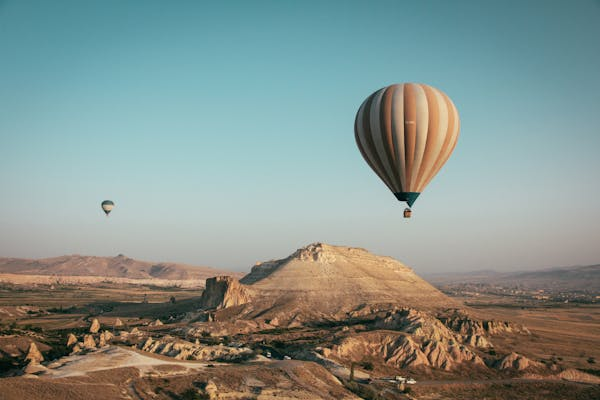
#> input picture Labs/Lab2/images/image1.jpeg, 600 x 400 px, found by its file name
$ jupyter execute --allow-errors 'Lab2_all task.ipynb'   (older library calls are emulated)
#> lines starting #> are read from the running program, lines starting #| are printed output that depends on the picture
[cell 1]
import cv2
import numpy as np
import matplotlib.pyplot as plt

from google.colab.patches import cv2_imshow

## Step 1

[cell 2]
img1 = cv2.imread('./image1.jpeg', cv2.IMREAD_GRAYSCALE)
#> img1: shape (400, 600); min 0, max 231, mean 141.5

kernel1 = np.array([[1,-1,1],
                    [-1,1,-1],
                    [1,-1,1]])

img1_kernel = cv2.filter2D(img1, -1, kernel1)

plt.figure(figsize=(10, 5))
plt.subplot(1, 2, 1)
plt.title("Original Image")
plt.imshow(img1, cmap='gray')

plt.subplot(1, 2, 2)
plt.title("2D Convolution")
plt.imshow(img1_kernel, cmap='gray')
plt.show()

Observation:

The image has gone smoother or blur after the 2D conv filter.

[cell 3]
img2 = cv2.imread('./image2.jpeg', cv2.IMREAD_GRAYSCALE)
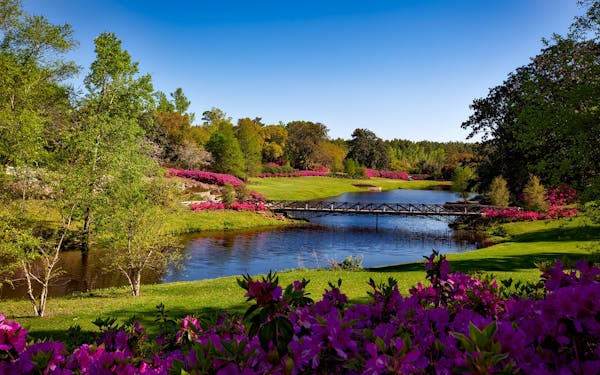
#> input picture Labs/Lab2/images/image2.jpeg, 600 x 375 px, found by its file name
#> img2: shape (375, 600); min 0, max 255, mean 93.5

kernel2 = np.array([[0, -1, 0],
                    [-1, 5, -1],
                    [0, -1, 0]])

img2_kernel = cv2.filter2D(img2, -1, kernel2)

plt.figure(figsize=(10, 5))
plt.subplot(1, 2, 1)
plt.title("Original Image")
plt.imshow(img2, cmap='gray')

plt.subplot(1, 2, 2)
plt.title("Sharpen 2D Convolution")
plt.imshow(img2_kernel, cmap='gray')
plt.show()

Onservation:

- The center value (5) increases the intensity of the current pixel.
- The surrounding -1 values reduce the intensity of neighboring pixels, enhancing contrast at edges.

### Step 2

[cell 4]
img3 = cv2.imread('./image3.jpeg', cv2.IMREAD_GRAYSCALE)
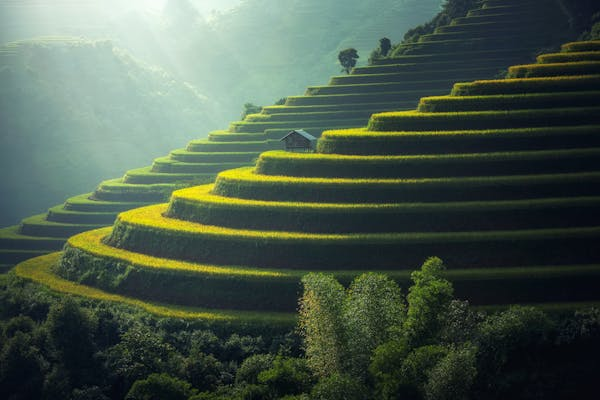
#> input picture Labs/Lab2/images/image3.jpeg, 600 x 400 px, found by its file name
#> img3: shape (400, 600); min 0, max 251, mean 82.2

kernel3 = np.array([[0, -1, 0],
                    [-1, 5, -1],
                    [0, -1, 0]])

img3_kernel = cv2.filter2D(img3, -1, kernel3)

zero_pad = cv2.copyMakeBorder(img3, 100, 100, 100, 100, cv2.BORDER_CONSTANT, value=[0, 0, 0])
reflect_pad = cv2.copyMakeBorder(img3, 100, 100, 100, 100, cv2.BORDER_REFLECT)
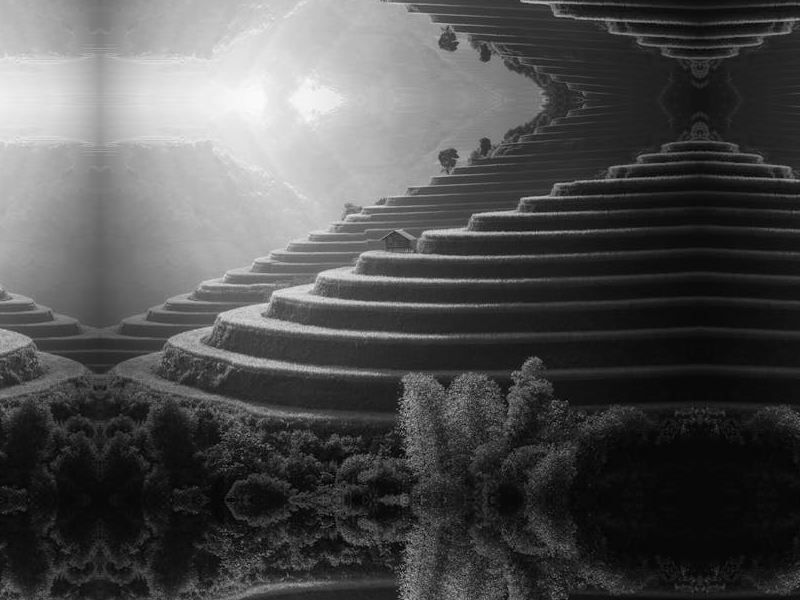
#> reflect_pad: shape (600, 800); min 0, max 251, mean 79.2
same_pad = cv2.copyMakeBorder(img3, 1, 1, 1, 1, cv2.BORDER_REFLECT)

plt.figure(figsize=(20, 12))
plt.subplot(1, 4, 1)
plt.title("Original Image")
plt.imshow(img3, cmap='gray')

plt.subplot(1, 4, 2)
plt.title("Zero pad")
plt.imshow(zero_pad, cmap='gray')

plt.subplot(1, 4, 3)
plt.title("Reflect pad")
plt.imshow(reflect_pad, cmap='gray')

plt.subplot(1, 4, 4)
plt.title("Same pad")
plt.imshow(same_pad, cmap='gray')
plt.show()

### Step 3

[cell 5]
img4 = cv2.imread('./image4.jpeg', cv2.IMREAD_COLOR)
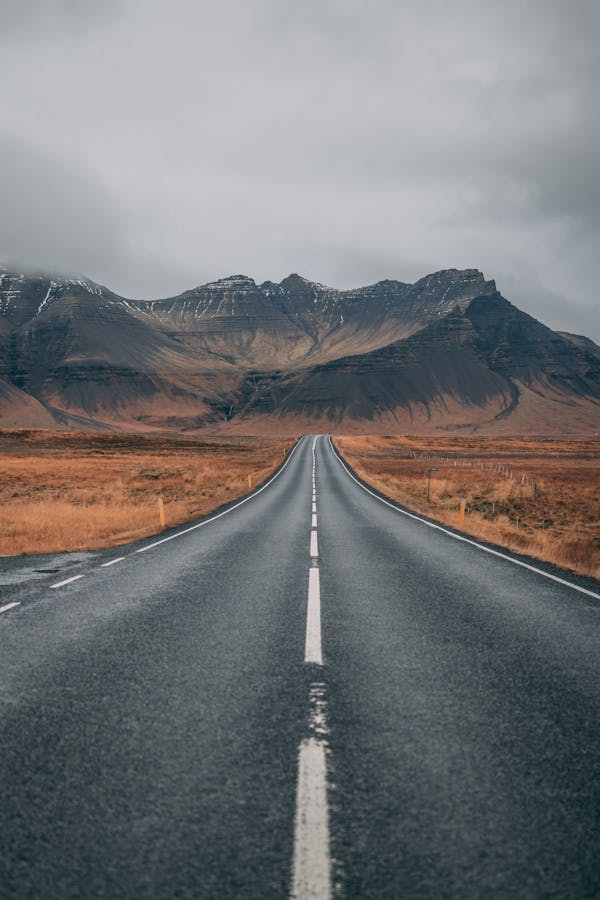
#> input picture Labs/Lab2/images/image4.jpeg, 600 x 900 px, found by its file name
#> img4 is the input picture: shape (900, 600, 3); mean B, G, R 118.4, 117, 116.2

blur_img = cv2.blur(img4, (5, 5))

plt.figure(figsize=(10, 5))
plt.subplot(1, 2, 1)
plt.title("Original Image")
img4 = cv2.cvtColor(img4, cv2.COLOR_BGR2RGB)
plt.imshow(img4)

plt.subplot(1, 2, 2)
plt.title("Gaussian Blur")
blur_img = cv2.cvtColor(blur_img, cv2.COLOR_BGR2RGB)
plt.imshow(blur_img)
plt.show()

Observation:

Image hase been blur and makes the image difficult to understand

[cell 6]
gaussian_img1 = cv2.GaussianBlur(blur_img, (5, 5), 0)
gaussian_img2 = cv2.GaussianBlur(blur_img, (5, 5), 10)
gaussian_img3 = cv2.GaussianBlur(blur_img, (5, 5), 50)
gaussian_img4 = cv2.GaussianBlur(blur_img, (5, 5), 100)

plt.figure(figsize=(20, 12))
plt.subplot(1, 4, 1)
plt.title("Sigma 0")
plt.imshow(gaussian_img1)

plt.subplot(1, 4, 2)
plt.title("Sigma 10")
plt.imshow(gaussian_img2)

plt.subplot(1, 4, 3)
plt.title("Sigma 50")
plt.imshow(gaussian_img3)

plt.subplot(1, 4, 4)
plt.title("Sigma 100")
plt.imshow(gaussian_img4)
plt.show()

Observation:

As the value is increasing the smoothness is increasing.

### Step 4

[cell 7]
img5 = cv2.imread('./image5.jpeg', cv2.IMREAD_GRAYSCALE)
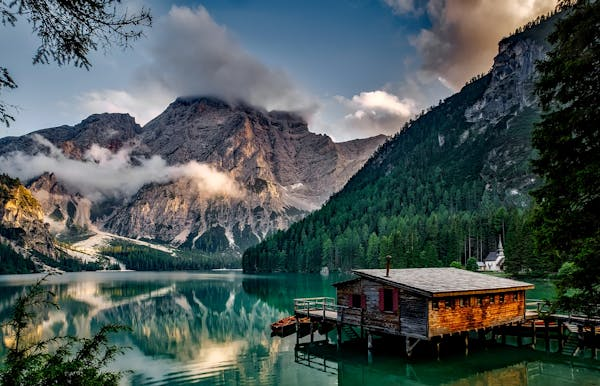
#> input picture Labs/Lab2/images/image5.jpeg, 600 x 386 px, found by its file name
#> img5: shape (386, 600); min 0, max 255, mean 83.4

laplacian_img = cv2.Laplacian(img5, cv2.CV_64F)
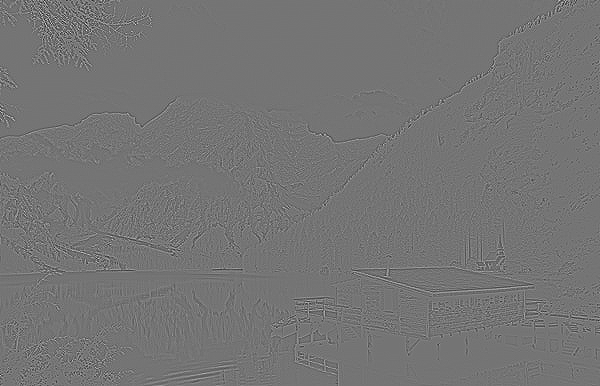
#> laplacian_img: shape (386, 600) float64; min -489, max 578, mean 0; drawn with min black and max white

plt.figure(figsize=(10, 5))
plt.subplot(1, 2, 1)
plt.title("Original Image")
plt.imshow(img5, cmap='gray')

plt.subplot(1, 2, 2)
plt.title("Laplacian")
plt.imshow(laplacian_img, cmap='gray')
plt.show()

[cell 8]
img6 = cv2.imread('./image6.jpeg', cv2.IMREAD_GRAYSCALE)
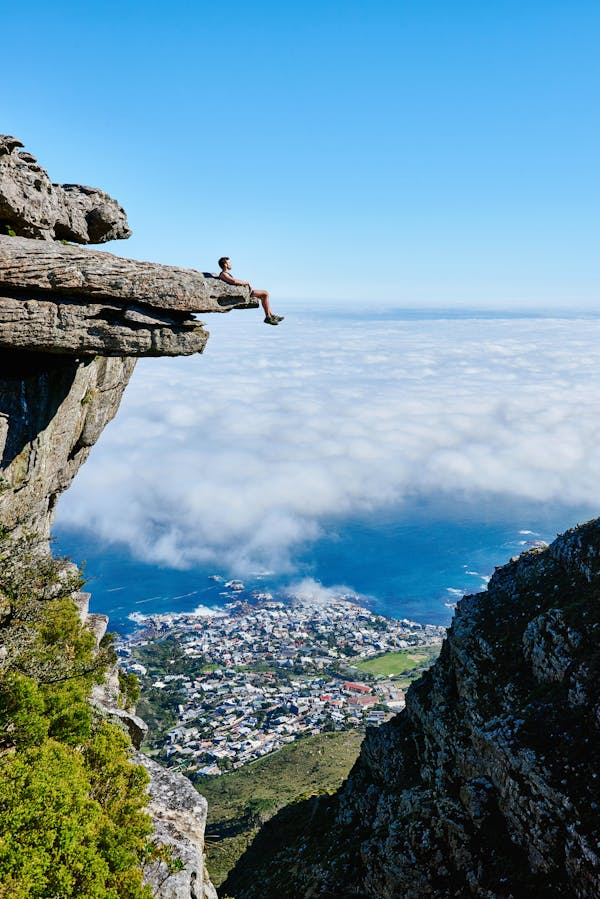
#> input picture Labs/Lab2/images/image6.jpeg, 600 x 899 px, found by its file name
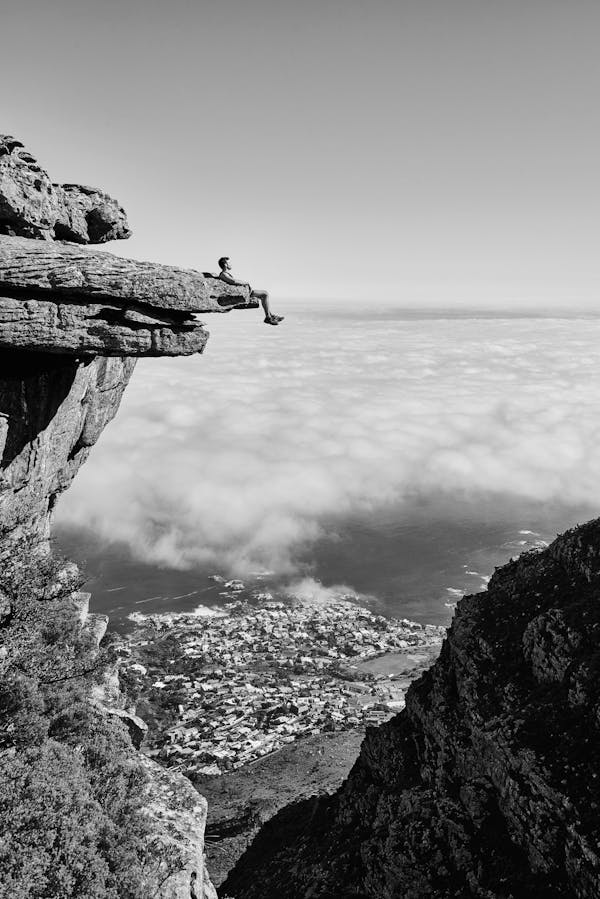
#> img6: shape (899, 600); min 0, max 255, mean 133.9

h_kernel = np.array([[-1,0,1],
                     [-1,0,1],
                     [-1,0,1]])

v_kernel = np.array([[-1,-1,1],
                     [0,0,0],
                     [1,1,1]])

img6_h = cv2.filter2D(img6, -1, h_kernel)
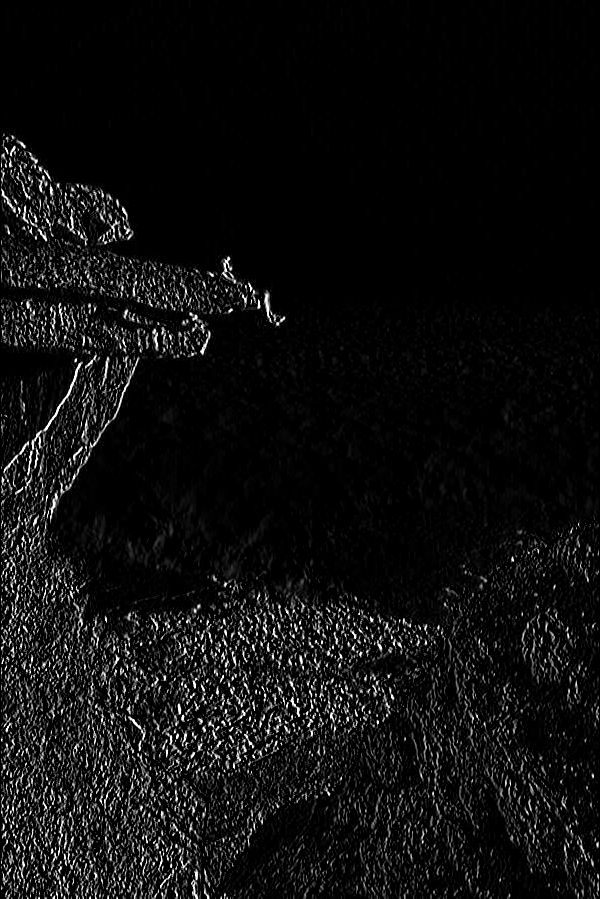
#> img6_h: shape (899, 600); min 0, max 255, mean 14.9
img6_v = cv2.filter2D(img6, -1, v_kernel)
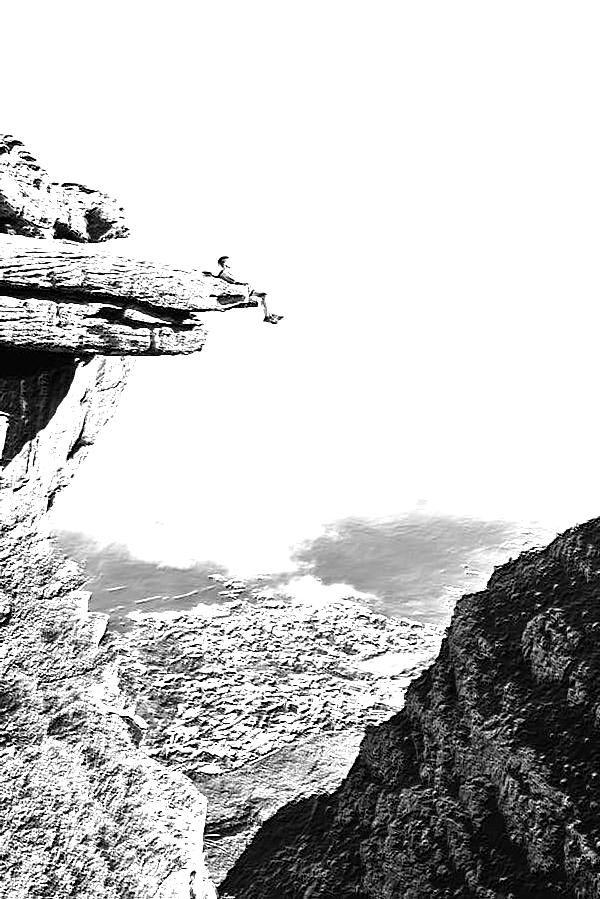
#> img6_v: shape (899, 600); min 0, max 255, mean 197.7

plt.figure(figsize=(20, 12))
plt.subplot(1, 3, 1)
plt.title("Original")
plt.imshow(img6, cmap='gray')

plt.subplot(1, 3, 2)
plt.title("Horizental")
plt.imshow(img6_h, cmap='gray')

plt.subplot(1, 3, 3)
plt.title("Vertical")
plt.imshow(img6_v, cmap='gray')
plt.show()
